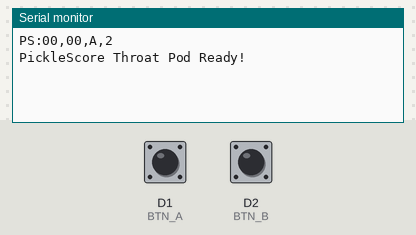
Bench run of a sketch on a simulated nRF52 board. Shown: the last lines printed to the serial monitor. Inputs (shaded band) come from the test bench; at power-on: D2 (BTN_B) HIGH, D1 (BTN_A) HIGH. A phone connects over Bluetooth LE 3 s after start.

Above: at 2.7 s.
2.8 s: D2 (BTN_B) pulled LOW for 0.15 s
At 3.8 s:
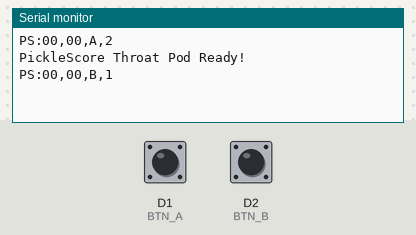
4.5 s: D1 (BTN_A) pulled LOW for 0.15 s
At 5.8 s:
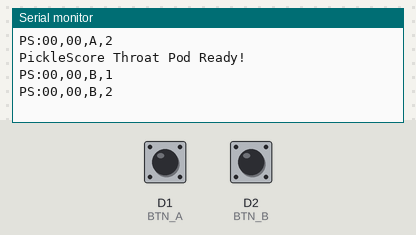
6.1 s: D1 (BTN_A) pulled LOW for 1 s
At 7.8 s:
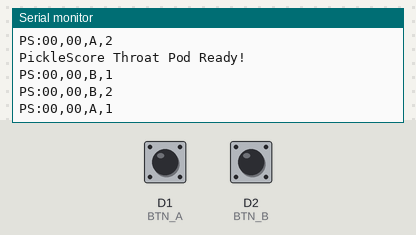

Measured:
- after the input at 2.8 s, the serial monitor: prints a new line after 0.21 s (image 1)
- after the input at 4.5 s, the serial monitor: prints a new line after 0.20 s (image 2)
- after the input at 6.1 s, the serial monitor: prints a new line after 1.1 s (image 3)

The sketch:

PickleScore_ThroatPod.ino
```cpp
#include <bluefruit.h>

int score_a = 0;
int score_b = 0;
char serving = 'A';
int server = 2;
bool game_over = false;

#define BTN_A  D1
#define BTN_B  D2

#define DEBOUNCE  200   // ms — ignore re-triggers within this window
#define UNDO_MS  1500   // hold ≥ 1.5s → undo last point
#define RESET_MS 3000   // hold ≥ 3.0s → reset game

struct State { int sa, sb; char sv; int sn; };
State history[50];
int hist_len = 0;

bool check_win() {
  if (score_a >= 11 && score_a - score_b >= 2) return true;
  if (score_b >= 11 && score_b - score_a >= 2) return true;
  return false;
}

void save_history() {
  if (hist_len < 50) {
    history[hist_len++] = {score_a, score_b, serving, server};
  }
}

void broadcast() {
  char payload[32];
  snprintf(payload, sizeof(payload), "PS:%02d,%02d,%c,%d",
           score_a % 100, score_b % 100, serving, server % 10);
  uint8_t len = strlen(payload);
  Bluefruit.Advertising.stop();
  delay(50);
  Bluefruit.Advertising.clearData();
  Bluefruit.ScanResponse.clearData();
  Bluefruit.Advertising.setInterval(160, 160);
  Bluefruit.Advertising.addData(0xFF, (uint8_t*)payload, len);
  Bluefruit.Advertising.start(0);
  Serial.println(payload);
}

void rally_won(char winner) {
  save_history();
  if (winner == serving) {
    if (winner == 'A') score_a++;
    else score_b++;
  } else {
    if (server == 1) server = 2;
    else { serving = winner; server = 1; }
  }
  game_over = check_win();
  broadcast();
}

void undo() {
  if (hist_len > 0) {
    State s = history[--hist_len];
    score_a = s.sa; score_b = s.sb;
    serving = s.sv; server = s.sn;
    game_over = check_win();
    broadcast();
  }
}

void reset_game() {
  score_a = 0; score_b = 0;
  serving = 'A'; server = 2;
  hist_len = 0;
  game_over = false;
  broadcast();
}

// Called on button release — dispatches based on hold duration
void handle_release(char team, unsigned long hold_ms) {
  if      (hold_ms >= RESET_MS) reset_game();
  else if (hold_ms >= UNDO_MS)  undo();
  else if (!game_over)          rally_won(team);
}

void setup() {
  Serial.begin(115200);
  delay(1000);
  pinMode(BTN_A, INPUT_PULLUP);
  pinMode(BTN_B, INPUT_PULLUP);
  Bluefruit.begin();
  Bluefruit.setTxPower(4);
  delay(500);
  broadcast();
  Serial.println("PickleScore Throat Pod Ready!");
}

void loop() {
  static unsigned long press_a = 0, press_b = 0;
  static unsigned long last_a = 0, last_b = 0;
  static bool a_active = false, b_active = false;

  unsigned long now = millis();
  bool a_down = (digitalRead(BTN_A) == LOW);
  bool b_down = (digitalRead(BTN_B) == LOW);

  // Button A edge detection
  if (a_down && !a_active && (now - last_a) > DEBOUNCE) {
    a_active = true;
    press_a = now;
  }
  if (!a_down && a_active) {
    a_active = false;
    last_a = now;
    handle_release('A', now - press_a);
  }

  // Button B edge detection
  if (b_down && !b_active && (now - last_b) > DEBOUNCE) {
    b_active = true;
    press_b = now;
  }
  if (!b_down && b_active) {
    b_active = false;
    last_b = now;
    handle_release('B', now - press_b);
  }

  delay(20);
}
```
